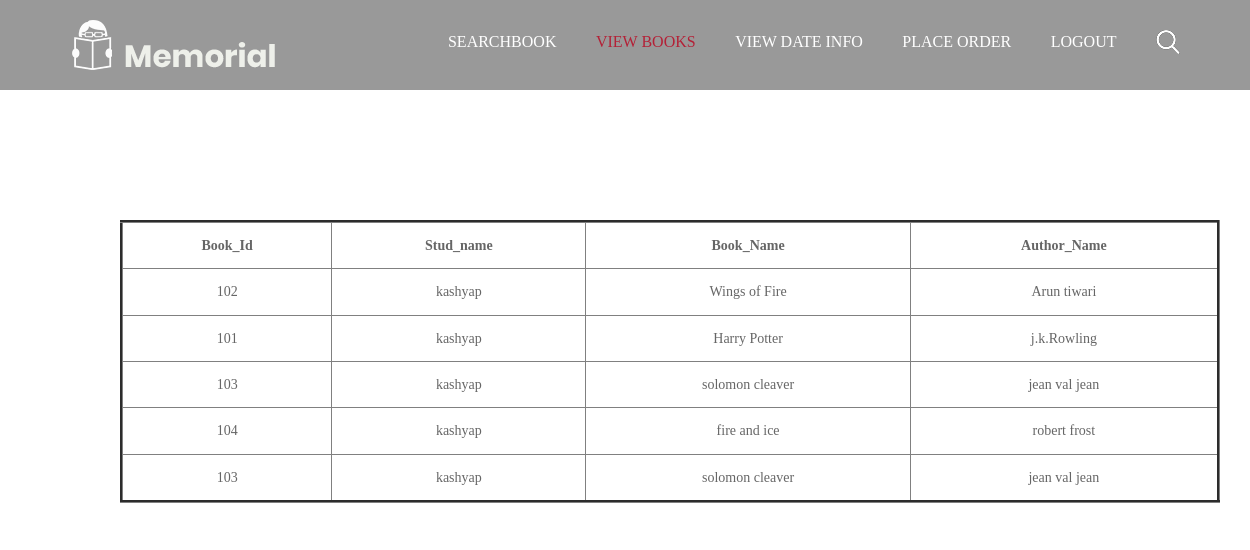
Page /view_studbook/ (signed in) on the earlier database version.
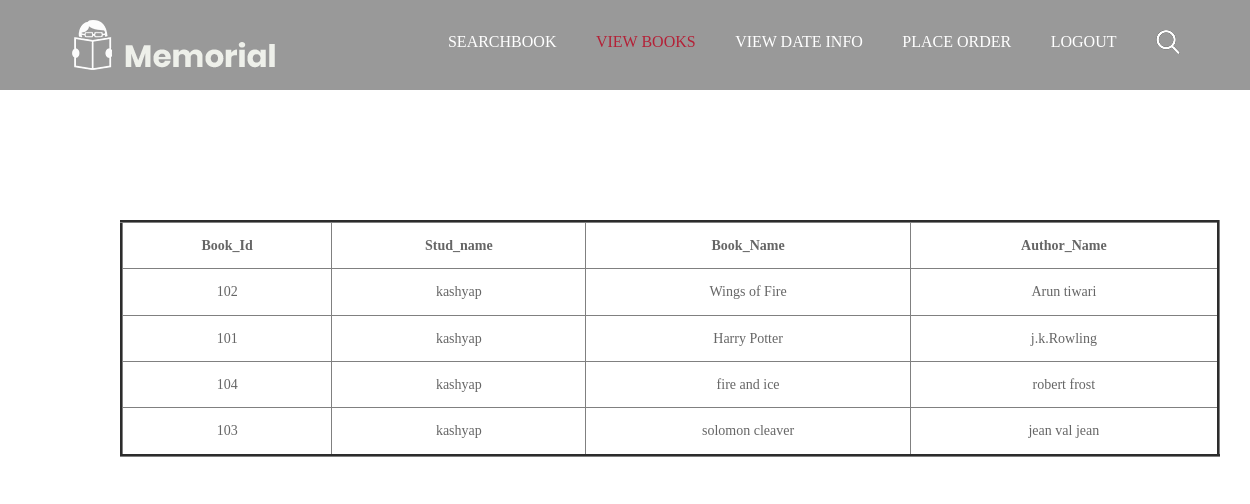
Same page on the later database version.
### library/models.py (models this page shows, shortened)
class Student_Book(models.Model):
    user=models.ForeignKey(to=User,on_delete=models.CASCADE)
    stud_name=models.CharField(null=True,blank=True,max_length=230)
    book_name=models.CharField(null=True,blank=True,max_length=230)
    book_id=models.IntegerField(null=False,blank=False,default=0)
    author_name=models.CharField(max_length=100,null=True,blank=True)
    issue_date=models.DateField(auto_now=True)
    expiry_date=models.DateField(auto_now=True)
    fine=models.IntegerField(null=False,blank=False,default=0)
    confirm=models.BooleanField(null=False,blank=False,default=0)

### library/views.py (the view)
# urls.py: path('view_studbook/',views.view_studbook,name='sudentbookview'),
def view_studbook(request):
  x=Student_Book.objects.filter(user=request.user)
  return render(request,'viewbookstud.html',{"view":x})

### library/templates/viewbookstud.html (shortened to what this page needs)
{% load static %}
<!DOCTYPE html>
<html lang="en">
   <head>
      <link rel="stylesheet" href="{% static 'css/bootstrap.min.css' %}">
      <link rel="stylesheet" href="{% static 'css/style.css' %}">
      <link rel="stylesheet" href="{% static 'css/responsive.css' %}">
      <link rel="stylesheet" href="{% static 'css/jquery.mCustomScrollbar.min.css' %}">
    <link href='{% static "css/view.css" %}' rel='stylesheet' type='text/css'>
</head>
<body class="main-layout home_page" style="background-image: url('/static/images/lby.jpg');width: auto;height: auto;">
<header>
    <div class="header">
        <div class="container">
           <div class="row">
              <div class="col-xl-3 col-lg-3 col-md-3 col-sm-3 col logo_section">
                 <div class="full">
                    <div class="center-desk">
                       <div class="logo"> <a href="index.html"><img src="{% static 'images/logo.png' %}" alt="#"></a> </div>
                    </div>
                 </div>
              </div>
              <div class="col-xl-9 col-lg-9 col-md-9 col-sm-9">
                 <div class="menu-area">
                    <div class="limit-box">
                       <nav class="main-menu">
                        <ul class="menu-area-main">
                            <li > <a href="/studlog">Searchbook</a> </li>
                            <li class="active"><a href="">VIEW BOOKS</a></li>
                            <li><a href="/viewdateinfo">view date info</a></li>
                            <li><a href="/orderbook">PLACE ORDER</a></li>
                            <li><a href="/logout">LOGOUT</a></li>
                            <li class="mean-last"> <a href="#"><img src="{% static 'images/search_icon.png' %}" alt="#" /></a></li>
                        </ul>
                       </nav>
                    </div>
                 </div>
              </div>
           </div>
        </div>
     </div>
</header>
<form method="post">
<div class="container" style="background-color: white; text-align: center; padding: 20px; margin: 200px; margin-left: 100px;">
   <table border="3" style="margin: 0 auto; width: 100%;height: 100%; border-collapse: collapse; text-align: center;">
        <tr>
            <th style="padding: 10px;">Book_Id</th>
            <th style="padding: 10px;">Stud_name</th>
            <th style="padding: 10px;">Book_Name</th>
            <th style="padding: 10px;">Author_Name</th>
        </tr>
          {% for i in view  %}
           <tr>
            <td style="padding: 10px;">{{i.book_id}}</td>
            <td style="padding: 10px;">{{i.stud_name}}</td>
            <td style="padding: 10px;">{{i.book_name}}</td>
            <td style="padding: 10px;">{{i.author_name}}</td>
           </tr>
          {% endfor %}
    </table>
</div>
</form>
</body>
</html>

Differences in the rows shown:
removed Student_Book: book_id "103", stud_name "kashyap", book_name "solomon cleaver", author_name "jean val jean"
